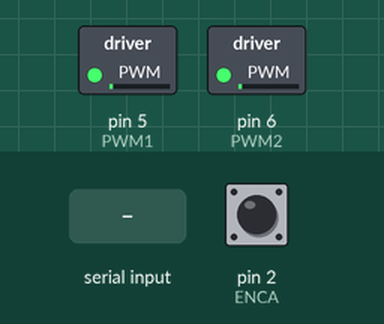
This sketch was run on a simulated Arduino Uno, built with avr-gcc and run on an emulated ATmega328P. Parts: switched loads named in the sketch (green lamp = pin HIGH). Inputs (shaded band) come from the test bench; at power-on: pin 2 (ENCA) HIGH. What the sketch prints to the serial monitor is not drawn.

Above: at 2.2 s.
2.3 s: "90,45\n" received over Serial
At 3.7 s:
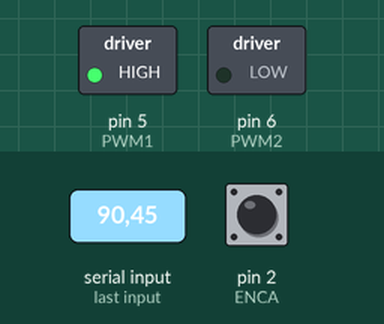
Timing chart, 0 to 5.3 s (numbered marks = the images above; inputs shaded):
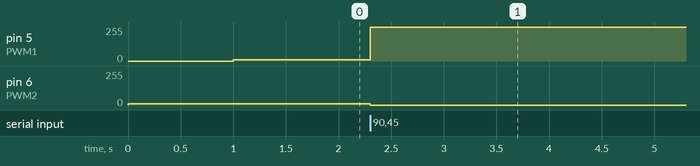

Measured:
- after the input at 2.3 s, pin 5 (PWM1): 10/255 → 255/255 at once; pin 6 (PWM2): 10/255 → 0/255 at once

The sketch:

Exercise_1_DC_Motor_Controller.ino
```cpp
// (C) Emma Litvin, Nicole Quinstedt. Group: 11 (2023)
// Work package 6
// Exercise 1: DC motor controller
// Submission code: XXXX

/*--------------------------------------------------------------------------------------------
Exercise 1: The system presents a position controller for a DC mottor.
 Task 1: The program received speed and direction through a serial (keyboard) input.
         Developed software allows Arduino to control the speed and direction of th DC motor.
 Task 2: The program consists of an interrupt routine that reads two encoder signals
         (connected to IO ports 2 and 3). It outputs the current position in degrees of the
         rotor on the serial monitor.
 Task 3: The program receives a desired rotor position in degrees through the serial terminal.
         Based on the current position (when the system switches on, the rotor is at 0 dergees)
         the system calculates an error term between the current and the desired positions.
         Output of the error is distplayed on the serial monitor.
         The error term is used to derive a control signal that is fed into the monitor.
---------------------------------------------------------------------------------------------*/

// Define section
// define the encoder and the motor driver input pins
#define ENCA 2                  // Encoder A pin attached to pin 2
#define ENCB 3                  // Encoder B pin attached to pin 3
#define PWM1 5                  // Motor driver input 2 attached to pin 5
#define PWM2 6                  // Motor driver input 1 attached to pin 6


int pos = 0;                    // Position in ticks
int deg = 0;                    // Position in degrees

int degtarget = 0;              // Target position in degrees

int speed = 0;                  // Desired motor speed

int kp = 5;                     // Proportional constant for controller (tuning parameter)
int u_out = 0;                  // Output of controller

int e = 0;                      // Error
int a = 0;                      // a-encoder signal
int b = 0;                      // b-encoder signal


void setup() {
  Serial.begin(9600);           // Initialize serial communication
  // Set the pins mode
  pinMode(ENCA,INPUT_PULLUP);
  pinMode(ENCB,INPUT_PULLUP);
  pinMode(PWM1,OUTPUT);
  pinMode(PWM2,OUTPUT);

  // Pin 2 is used as an external interrupt
  // Interrupt attached on encoder A (PIN 2) when rising
  attachInterrupt(digitalPinToInterrupt(ENCA), ISR_readEncoder, RISING );


  // Start the motor, just a tiny little bit because otherwise TinkerCad dies
  analogWrite(PWM2, 10);
  delay(1000);                // TinkerCad bug
  analogWrite(PWM1, 10);
}

void loop() {
  // Stop the motor, but not to zero because then TinkerCad dies
  analogWrite(PWM1, 10);
  delay(1000);                // TinkerCad bug
  analogWrite(PWM2, 10);

  // Check if motor rotated all the way around, and reset counter
    if (pos > 2299)
    {
      deg = deg - 359;
      pos = pos - 2299;
    }
    if (pos < 0)
    {
      deg = 359 + deg;
      pos = 2299 + pos;
    }

  // Print current position
  Serial.print("The current position in degrees is: ");
  Serial.print(deg);
  Serial.print("\n");

  // Get input
  degtarget = getInput();

  // Calculate initial error
  e = degtarget - deg;

  // Loop until error is zero
  while(e)
  {
    // Map current position into degrees
    deg = map(pos, 0, 2299, 0, 359);

    // Calculate current error
    e = degtarget - deg;

    // Get necessary speed signal
    speed = getAction(e);

    // Send speed signal to motor
    // Rotating clockwise
    if(speed >= 0)
    {
      // Case of motor does not react with too low inputs
      if (speed < 100)
        speed = 100;
      analogWrite(PWM2, 0);
      analogWrite(PWM1, speed);
    }

    // Rotating counter-clockwise
    else {
      // Case of motor does not react with too low inputs
      if (-speed < 100)
        speed = -100;
      analogWrite(PWM1, 0);
      analogWrite(PWM2, -speed);
    }
  }
}

 // Function that gets the user input for the desired degree
int getInput()
{
  int ready = 0;
  char buf[3];
  int input = - 1;

  // Prompt user to insert value
  Serial.print("Please enter the desired position: \n");

  while(!ready)
  {
    ready = Serial.readBytes(buf, 3);
    input = atoi(&buf[0]);
  }
  return input;
}

/* Function that calculates the speed of the motor
* Params: int error - the different between the desired degree and the current degree
*/
int getAction(int error)
{
  u_out = kp * error; // u_out is calculated by 5 (kp) multiplied by the difference between the desired degree and the current degree (error)

  if (u_out > 254)
  {
    return 255;
  }
  else if (u_out < -254)
  {
    return -255;
  }
  else
     return u_out;
}

// Function that gets called when interrupt occurs
// The function reads the signals from the encoders and increases or decreases pos
void ISR_readEncoder(){
  // Read the encoder signals from ENCA
  a = digitalRead(ENCA);
  // Read the encoder signals from ENCB
  b = digitalRead(ENCB);
  // Case when a is greater than b, motor rotates to the right
  if (a > b)
   // pos is increased (position in tics increases)
    pos++;
  // Case when a is not greater that b, motor rotates to the left
  else
    // post is decreseased (position in tics decreases)
    pos--;
}
```
